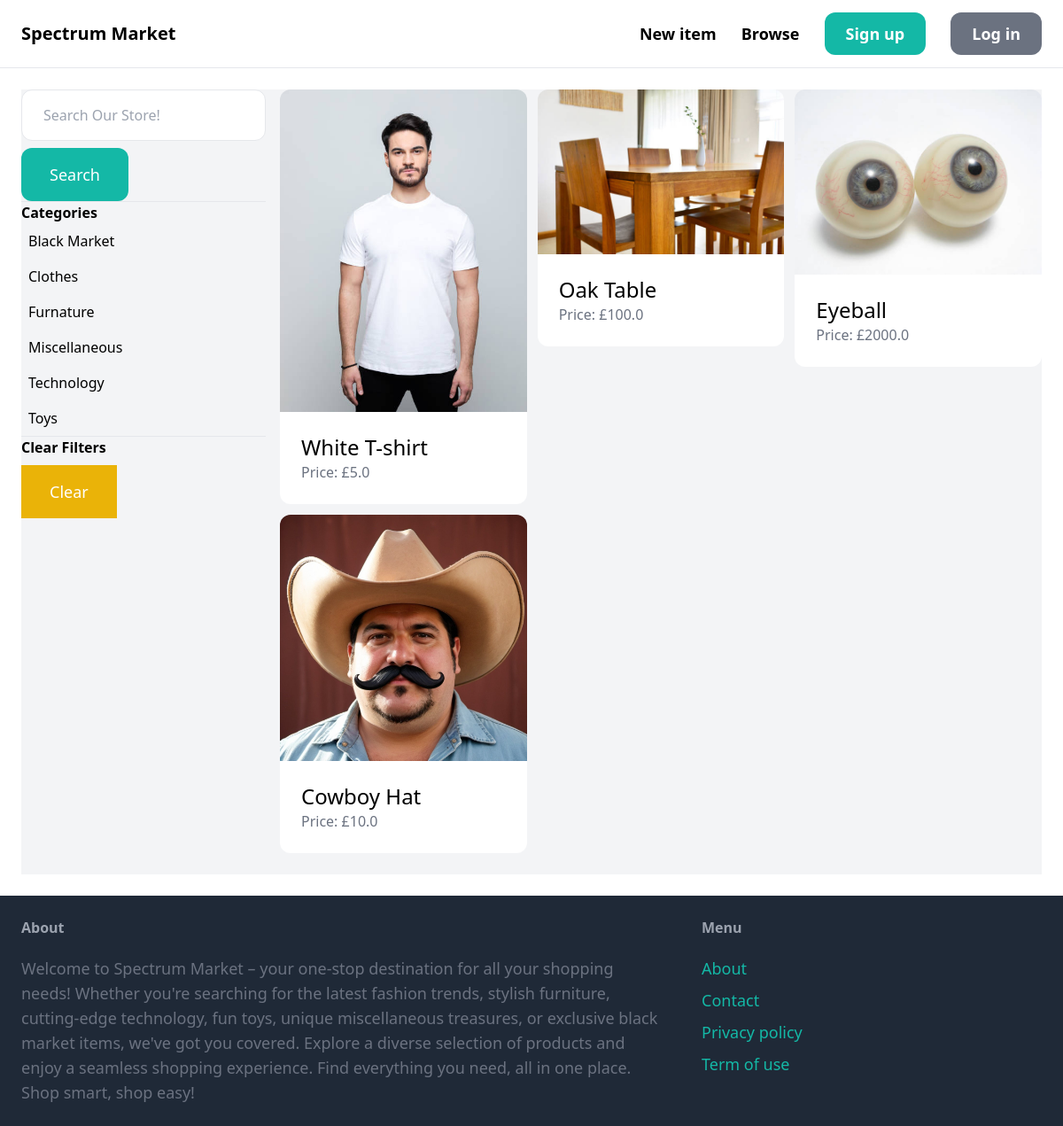
The app's page /items/ with its own data.
### item/models.py (models this page shows, shortened)
class Category(models.Model):
    name = models.CharField(max_length=255)
    class Meta:
        ordering = ('name',)
        verbose_name_plural = 'Categories'

class Item(models.Model):
    category = models.ForeignKey(Category, related_name='items', on_delete=models.CASCADE)
    name = models.CharField(max_length=255)
    description = models.TextField(blank=True, null=True)
    price = models.FloatField()
    image = models.ImageField(upload_to='item_images', blank=True, null=True)
    is_sold = models.BooleanField(default=False)
    created_by = models.ForeignKey(User, related_name='items', on_delete=models.CASCADE)
    created_at = models.DateTimeField(auto_now_add=True)

### item/views.py (the view)
# urls.py: path('', views.items, name='items'),
def items(request):
    query = request.GET.get('query', '')
    category_id = request.GET.get('category', 0)
    categories = Category.objects.all()
    items = Item.objects.filter(is_sold=False)
    if category_id:
        items = items.filter(category_id=category_id)
    if query:
        items = items.filter(Q(name__icontains=query) | Q(description__icontains=query))
    return render(request, 'item/items.html', {
        'items': items,
        'query': query,
        'categories': categories,
        'category_id': int(category_id)
    })

### item/templates/item/items.html (shortened to what this page needs)
{% extends 'core/base.html'%}
{% block content %}
    <div class="pb-6 grid grid-cols-4 gap-4 bg-gray-100">
        <div class="col-span-1">
            <form method="get" action="{% url 'item:items' %}">
                <input name="query" class = "w-full py-4 px-6 border rounded-xl" type="text" value="{{ query }}" placeholder="Search Our Store!">
                <button class="mt-2 py-4 px-8 text-lg bg-teal-500 text-white rounded-xl">Search</button>
            </form>
            <hr class=-"my-6">
            <p class="font-semibold">Categories</p>
            <ul>
                {% for category in categories %}
                    <li class="py-2 px-2 rounded-xl{% if category.id == category_id %} bg-gray-200{% endif %}">
                        <a href="{% url 'item:items' %}?query={{ query }}&category={{ category.id }}">{{ category.name }}</a>
                    </li>
                {% endfor %}
            </ul>
            <hr class=-"my-6">
            <p class="font-semibold">Clear Filters</p>
            <ul>
                <li><a href="{% url 'item:items' %}" class="mt-2 py-4 px-8 inline-block bg-yellow-500 text-lg roundex-xl text-white">Clear</a>
        </div>
        <div class="col-span-3">
            <div class="grid grid-cols-3 gap-3">
                {% for item in items %}
                    <div>
                        <a href="{% url 'item:detail' item.id %}">
                            <div>
                                <img src="{{ item.image.url }}" class="rounded-t-xl">
                            </div>
                            <div class="p-6 bg-white rounded-b-xl">
                                <h2 class="text-2xl">{{ item.name }}</h2>
                                <p class="text-gray-500">Price: £{{ item.price }}</p>
                            </div>
                        </a>
                    </div>
                {% endfor %}
            </div>
        </div>
    </div>
{% endblock %}

### records on screen
Category: name "Black Market"
Category: name "Clothes"
Category: name "Furnature"
Category: name "Miscellaneous"
Category: name "Technology"
Category: name "Toys"
Item: image (picture), name "White T-shirt", price "5.0"
Item: image (picture), name "Oak Table", price "100.0"
Item: image (picture), name "Eyeball", price "2000.0"
Item: image (picture), name "Cowboy Hat", price "10.0"
